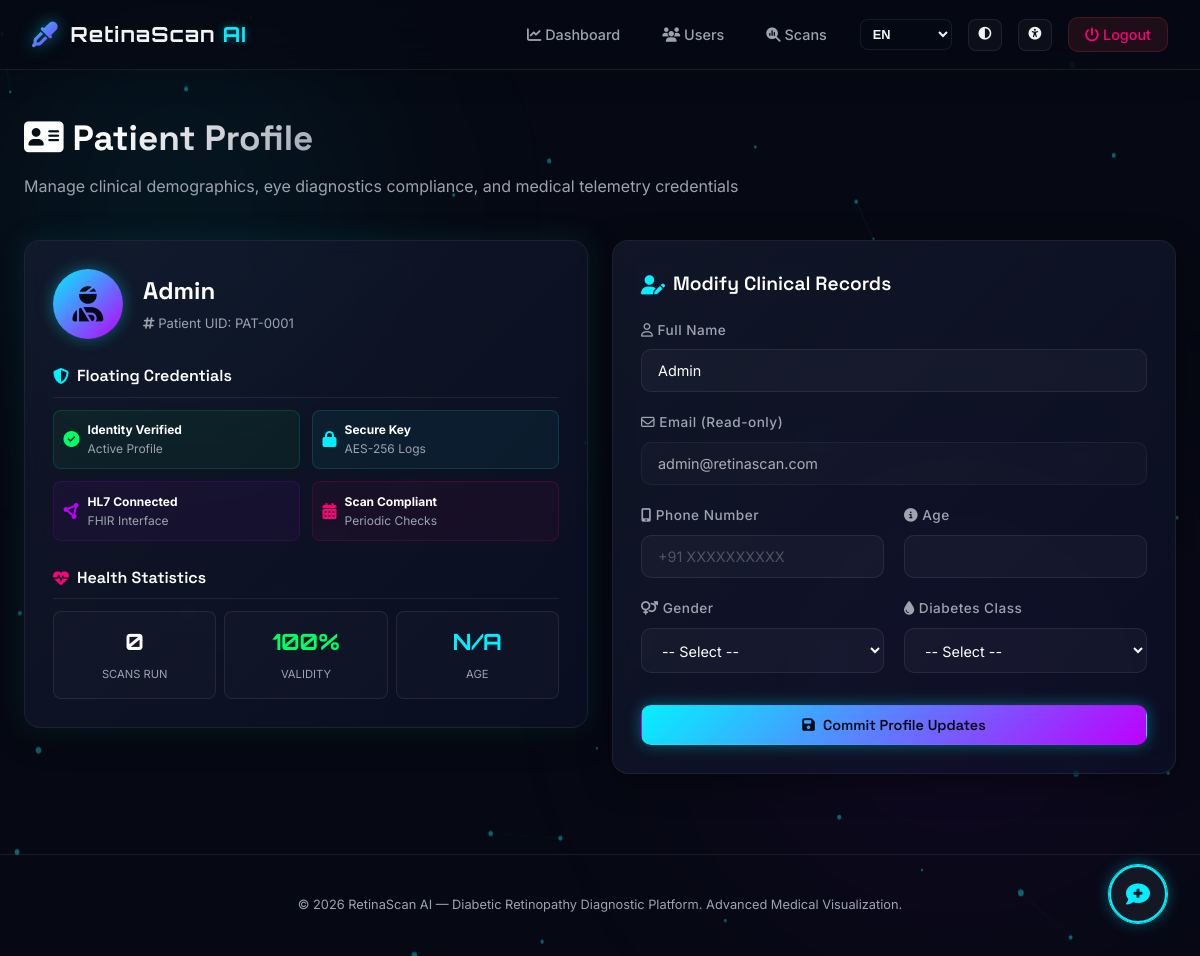
Screenshot of /profile (signed in) with the database file from the repository.
### models/user.py (models this page shows, shortened)
class User(db.Model, UserMixin):
    __tablename__ = 'users'
    id = db.Column(db.Integer, primary_key=True)
    name = db.Column(db.String(100), nullable=False)
    email = db.Column(db.String(150), unique=True, nullable=False)
    password_hash = db.Column(db.String(255), nullable=False)
    role = db.Column(db.String(20), default='user', nullable=False)
    phone = db.Column(db.String(15), nullable=True)
    age = db.Column(db.Integer, nullable=True)
    gender = db.Column(db.String(20), nullable=True)
    diabetes_type = db.Column(db.String(50), nullable=True)
    hba1c = db.Column(db.Float, nullable=True)
    diabetes_duration = db.Column(db.Integer, nullable=True)
    bp_systolic = db.Column(db.Integer, nullable=True)
    bp_diastolic = db.Column(db.Integer, nullable=True)
    family_history = db.Column(db.Text, nullable=True) # JSON string
    otp_code = db.Column(db.String(10), nullable=True)
    otp_expiry = db.Column(db.DateTime, nullable=True)
    phone_verified = db.Column(db.Boolean, default=False)
    created_at = db.Column(db.DateTime, default=datetime.utcnow)
    is_active = db.Column(db.Boolean, default=True)
    scans = db.relationship('Scan', backref='patient', lazy=True, foreign_keys='[Scan.user_id]')

### app.py (the view, shortened to what this page needs)
    @app.route('/profile', methods=['GET', 'POST'])
    @login_required
    def profile():
        return render_template('user/profile.html')

### models/user.py (called while the page is built)
@login_manager.user_loader
def load_user(user_id):
    return User.query.get(int(user_id))

### utils/translations.py (called while the page is built)
def translate(key, lang='en'):
    if not lang or lang not in TRANSLATIONS:
        lang = 'en'
    lang_dict = TRANSLATIONS.get(lang, TRANSLATIONS['en'])
    return lang_dict.get(key, TRANSLATIONS['en'].get(key, key))

### templates/user/profile.html (shortened to what this page needs)
{% extends 'base.html' %}
{% block content %}
<div class="page-header">
  <h1><i class="fa-solid fa-address-card" style="color:var(--neon-cyan);"></i> Patient Profile</h1>
  <p>Manage clinical demographics, eye diagnostics compliance, and medical telemetry credentials</p>
</div>
<div style="display:grid; grid-template-columns:1fr 1fr; gap:1.5rem; align-items:start;">
  <div class="card tilt-card" style="margin:0; box-shadow: 0 0 25px rgba(0, 240, 255, 0.1), var(--shadow-glass);">
    <div class="tilt-content">
      <div style="display:flex; align-items:center; gap:1.25rem; margin-bottom:1.5rem;">
        <div style="width:70px; height:70px; border-radius:50%; background:linear-gradient(135deg, var(--neon-cyan), var(--neon-purple)); display:flex; align-items:center; justify-content:center; font-size:2.2rem; color:#060913; box-shadow:var(--shadow-neon-cyan);">
          <i class="fa-solid fa-user-injured"></i>
        </div>
        <div>
          <h2 style="font-family:'Space Grotesk',sans-serif; color:white; font-size:1.5rem; margin:0;">{{ current_user.name }}</h2>
          <span style="font-size:0.82rem; color:var(--text-secondary);"><i class="fa-solid fa-hashtag"></i> Patient UID: PAT-{{ "%04d"|format(current_user.id) }}</span>
        </div>
      </div>
      <h3 style="font-size:1rem; border-bottom:1px solid var(--border-glass); padding-bottom:0.5rem; margin-bottom:0.75rem;"><i class="fa-solid fa-shield-halved" style="color:var(--neon-cyan);"></i> Floating Credentials</h3>
      <div style="display:grid; grid-template-columns:1fr 1fr; gap:0.75rem; margin-bottom:1.5rem;">
        <div style="background:rgba(0, 255, 102, 0.05); border:1px solid rgba(0, 255, 102, 0.15); border-radius:8px; padding:0.6rem; display:flex; align-items:center; gap:0.5rem;">
          <i class="fa-solid fa-circle-check" style="color:var(--neon-green);"></i>
          <div style="font-size:0.75rem; color:white;"><strong>Identity Verified</strong><br><span style="color:var(--text-secondary);">Active Profile</span></div>
        </div>
        <div style="background:rgba(0, 240, 255, 0.05); border:1px solid rgba(0, 240, 255, 0.15); border-radius:8px; padding:0.6rem; display:flex; align-items:center; gap:0.5rem;">
          <i class="fa-solid fa-lock" style="color:var(--neon-cyan);"></i>
          <div style="font-size:0.75rem; color:white;"><strong>Secure Key</strong><br><span style="color:var(--text-secondary);">AES-256 Logs</span></div>
        </div>
        <div style="background:rgba(189, 0, 255, 0.05); border:1px solid rgba(189, 0, 255, 0.15); border-radius:8px; padding:0.6rem; display:flex; align-items:center; gap:0.5rem;">
          <i class="fa-solid fa-circle-nodes" style="color:var(--neon-purple);"></i>
          <div style="font-size:0.75rem; color:white;"><strong>HL7 Connected</strong><br><span style="color:var(--text-secondary);">FHIR Interface</span></div>
        </div>
        <div style="background:rgba(255, 0, 122, 0.05); border:1px solid rgba(255, 0, 122, 0.15); border-radius:8px; padding:0.6rem; display:flex; align-items:center; gap:0.5rem;">
          <i class="fa-solid fa-calendar-days" style="color:var(--neon-pink);"></i>
          <div style="font-size:0.75rem; color:white;"><strong>Scan Compliant</strong><br><span style="color:var(--text-secondary);">Periodic Checks</span></div>
        </div>
      </div>
      <h3 style="font-size:1rem; border-bottom:1px solid var(--border-glass); padding-bottom:0.5rem; margin-bottom:0.75rem;"><i class="fa-solid fa-heart-pulse" style="color:var(--neon-pink);"></i> Health Statistics</h3>
      <div style="display:grid; grid-template-columns:1fr 1fr 1fr; gap:0.5rem; text-align:center;">
        <div style="background:rgba(255,255,255,0.02); border:1px solid var(--border-glass); border-radius:8px; padding:0.75rem;">
          <span style="display:block; font-size:1.4rem; font-family:'Orbitron',sans-serif; color:white; font-weight:700;">{{ current_user.scans|length if current_user.scans else 0 }}</span>
          <span style="font-size:0.7rem; color:var(--text-secondary); text-transform:uppercase;">Scans Run</span>
        </div>
        <div style="background:rgba(255,255,255,0.02); border:1px solid var(--border-glass); border-radius:8px; padding:0.75rem;">
          <span style="display:block; font-size:1.4rem; font-family:'Orbitron',sans-serif; color:var(--neon-green); font-weight:700;">100%</span>
          <span style="font-size:0.7rem; color:var(--text-secondary); text-transform:uppercase;">Validity</span>
        </div>
        <div style="background:rgba(255,255,255,0.02); border:1px solid var(--border-glass); border-radius:8px; padding:0.75rem;">
          <span style="display:block; font-size:1.4rem; font-family:'Orbitron',sans-serif; color:var(--neon-cyan); font-weight:700;">{{ current_user.age or 'N/A' }}</span>
          <span style="font-size:0.7rem; color:var(--text-secondary); text-transform:uppercase;">Age</span>
        </div>
      </div>
    </div>
  </div>
  <div class="card" style="margin:0;">
    <h3><i class="fa-solid fa-user-pen" style="color:var(--neon-cyan);"></i> Modify Clinical Records</h3>
    <form method="POST" action="{{ url_for('profile') }}">
      <div class="form-group">
        <label><i class="fa-regular fa-user"></i> Full Name</label>
        <input type="text" name="name" value="{{ current_user.name }}" required/>
      </div>
      <div class="form-group">
        <label><i class="fa-regular fa-envelope"></i> Email (Read-only)</label>
        <input type="email" value="{{ current_user.email }}" disabled style="opacity:0.65; cursor:not-allowed;"/>
      </div>
      <div class="form-row">
        <div class="form-group">
          <label><i class="fa-solid fa-mobile-screen-button"></i> Phone Number</label>
          <input type="text" name="phone" value="{{ current_user.phone or '' }}" placeholder="+91 XXXXXXXXXX"/>
        </div>
        <div class="form-group">
          <label><i class="fa-solid fa-circle-info"></i> Age</label>
          <input type="number" name="age" value="{{ current_user.age or '' }}" min="1" max="120"/>
        </div>
      </div>
      <div class="form-row">
        <div class="form-group">
          <label><i class="fa-solid fa-venus-mars"></i> Gender</label>
          <select name="gender">
            <option value="">-- Select --</option>
          </select>
        </div>
        <div class="form-group">
          <label><i class="fa-solid fa-droplet"></i> Diabetes Class</label>
          <select name="diabetes_type">
            <option value="">-- Select --</option>
          </select>
        </div>
      </div>
      <button type="submit" class="btn btn-primary" style="margin-top:0.75rem; width:100%;"><i class="fa-solid fa-floppy-disk"></i> Commit Profile Updates</button>
    </form>
  </div>
</div>
{% endblock %}

### static/css/main.css (style rules this page uses)
*, *::before, *::after { box-sizing: border-box; margin: 0; padding: 0; }
:root { --bg-deep: #060913; --bg-dark: #0a0f24; --surface-glass: rgba(13, 20, 44, 0.55); --surface-glass-hover: rgba(18, 28, 60, 0.75); --border-glass: rgba(255, 255, 255, 0.08); --border-glow: rgba(0, 240, 255, 0.25); --bg: var(--bg-deep); --surface: var(--surface-glass); --text: var(--text-primary); --text-muted: var(--text-secondary); --border: var(--border-glass); --radius: 10px; --text-primary: #f3f4f6; --text-secondary: #9ca3af; --text-dark: #1f2937; --neon-cyan: #00f0ff; --neon-purple: #bd00ff; --neon-pink: #ff007a; --neon-green: #00ff66; --neon-orange: #ff7a00; --neon-yellow: #ffd600; --no-dr: var(--neon-green); --mild-dr: var(--neon-yellow); --moderate-dr: var(--neon-orange); --severe-dr: var(--neon-pink); --proliferative-dr: var(--neon-purple); --radius-lg: 16px; --radius-md: 10px; --shadow-neon-cyan: 0 0 15px rgba(0, 240, 255, 0.35); --shadow-neon-purple: 0 0 15px rgba(189, 0, 255, 0.35); --shadow-glass: 0 8px 32px 0 rgba(0, 0, 0, 0.4); }
body { font-family: 'Inter', system-ui, -apple-system, sans-serif; background-color: var(--bg-deep); color: var(--text-primary); min-height: 100vh; line-height: 1.6; overflow-x: hidden; position: relative; }
.page-header { display: flex; flex-direction: column; align-items: flex-start; margin-bottom: 2.5rem; gap: 0.5rem; }
.page-header h1 { font-family: 'Space Grotesk', sans-serif; font-size: 2.2rem; font-weight: 700; background: linear-gradient(135deg, #fff 30%, var(--text-secondary) 100%); -webkit-background-clip: text; -webkit-text-fill-color: transparent; }
.page-header p { color: var(--text-secondary); font-size: 1rem; }
.btn { display: inline-flex; align-items: center; justify-content: center; gap: 0.5rem; padding: 0.65rem 1.5rem; border-radius: var(--radius-md); font-family: 'Space Grotesk', sans-serif; font-size: 0.9rem; font-weight: 600; cursor: pointer; border: 1px solid transparent; transition: all 0.3s cubic-bezier(0.4, 0, 0.2, 1); text-decoration: none; }
.btn-primary { background: linear-gradient(135deg, var(--neon-cyan), var(--neon-purple)); color: #060913; box-shadow: var(--shadow-neon-cyan); }
.card { background: var(--surface-glass); backdrop-filter: blur(12px); -webkit-backdrop-filter: blur(12px); border: 1px solid var(--border-glass); border-radius: var(--radius-lg); padding: 1.75rem; box-shadow: var(--shadow-glass); margin-bottom: 1.5rem; transition: transform 0.4s cubic-bezier(0.175, 0.885, 0.32, 1.275), border-color 0.3s, box-shadow 0.3s; position: relative; overflow: hidden; }
.card::before { content: ""; position: absolute; top: 0; left: 0; width: 100%; height: 100%; background: linear-gradient(135deg, rgba(255, 255, 255, 0.03) 0%, transparent 100%); pointer-events: none; }
.card h3 { font-family: 'Space Grotesk', sans-serif; font-size: 1.2rem; font-weight: 600; margin-bottom: 1.25rem; color: white; display: flex; align-items: center; gap: 0.5rem; }
.form-group { margin-bottom: 1.25rem; }
.form-group label { display: block; font-size: 0.85rem; font-weight: 500; margin-bottom: 0.5rem; color: var(--text-secondary); letter-spacing: 0.5px; }
.form-group input, .form-group select, .form-group textarea { width: 100%; padding: 0.75rem 1rem; border: 1px solid var(--border-glass); border-radius: var(--radius-md); font-size: 0.9rem; background: rgba(255, 255, 255, 0.03); color: white; transition: all 0.3s ease; font-family: inherit; }
.form-group input::placeholder { color: rgba(255, 255, 255, 0.25); }
.form-row { display: grid; grid-template-columns: 1fr 1fr; gap: 1.25rem; }
.tilt-card { transform-style: preserve-3d; transform: perspective(1000px); }
.tilt-content { transform: translateZ(20px); }

### rows the page displays
User: name "Admin", id "0001", age "N/A", email "admin@retinascan.com"

### other values shown
{{ t('logout') }} "Logout"
{{ current_user.scans|length if current_user.scans else 0 }} "0"
